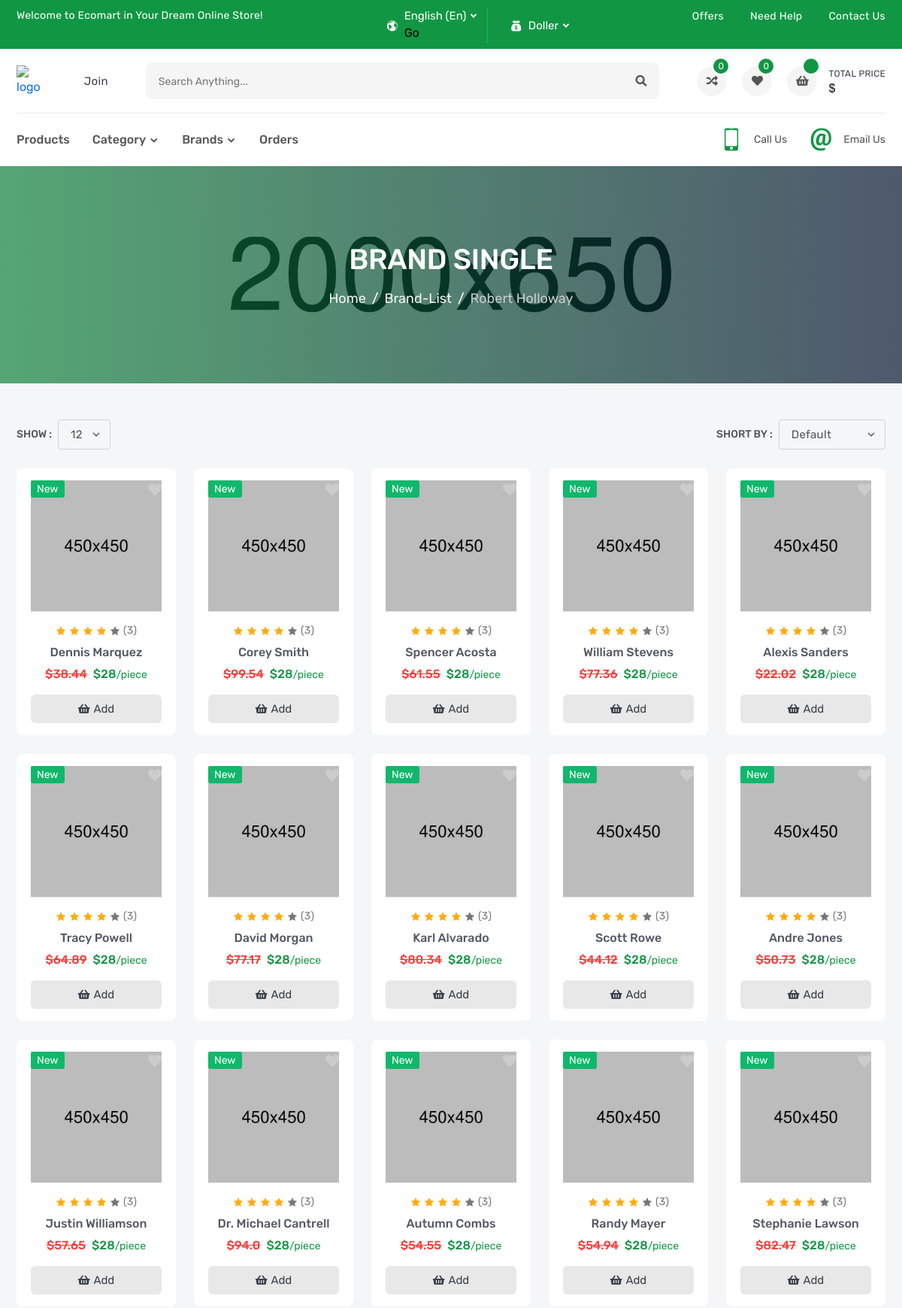
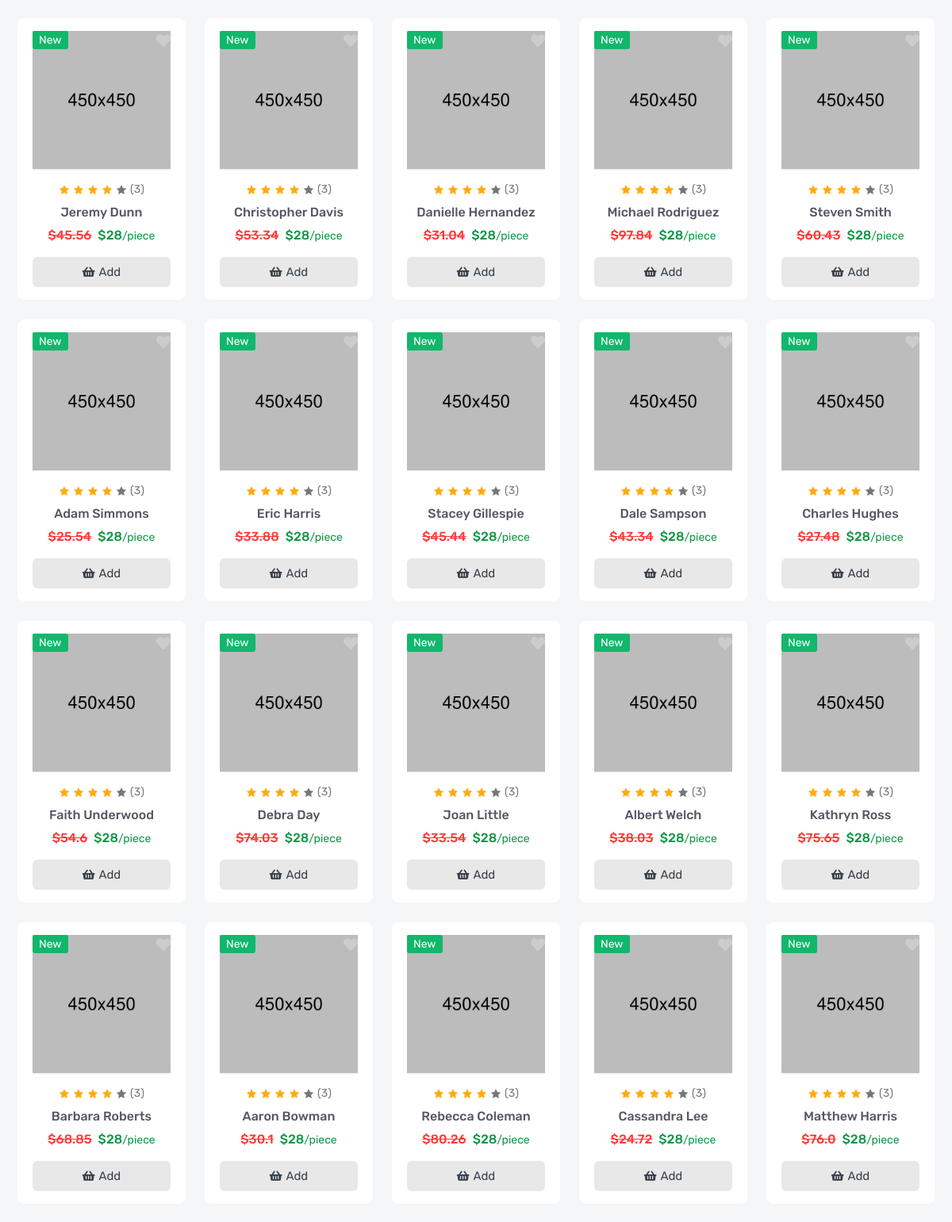
The app's page /products/brand/robert-holloway (upper part) with its own data (2 pictures, top to bottom).
### products/models.py (models this page shows, shortened)
class Brand(models.Model):
    name = models.CharField(_("Name"), max_length=50)
    image = models.ImageField(_("Image"), upload_to='brand/')
    slug = models.SlugField(_("Slug"), null=True, blank= True)
    def __str__(self):
        return self.name

class Product(models.Model):
    name = models.CharField(_("Name"), max_length=100)
    sku = models.IntegerField(_("SKU"))
    brand = models.ForeignKey('Brand', related_name='product_brand', verbose_name=_("Brand"), on_delete=models.SET_NULL, null=True, blank= True)
    price = models.FloatField(_("Price"))
    desc = models.TextField(_("Desc"), max_length=10000)
    tags = TaggableManager(_("Tags"),blank=True)
    flag = models.CharField(_("Flag"), max_length=10, choices=FLAG_TYPE)
    category = models.ForeignKey('Category', related_name='product_category', verbose_name=_("Category"), on_delete=models.SET_NULL, null=True, blank= True)
    slug = models.SlugField(_("Slug"), null=True, blank= True)
    image = models.ImageField(_("Image"), upload_to='Product/')
    quantity = models.IntegerField(_("Quantity"), default=0)
    video_url = models.URLField(_("Video Url"), null=True, blank= True)
    objects = ProductManager()

### products/views.py (the view)
# urls.py: path('brand/<slug:slug>',BrandDetail.as_view(),name='brand_detail'),
class BrandDetail(DetailView):
    model = Brand
    def get_context_data(self, **kwargs):
        context = super().get_context_data(**kwargs)
        brand = self.get_object()
        context["brand_products"] = Product.objects.filter(brand = brand)
        return context

### products/models.py (called while the page is built)
    def get_queryset(self):
        return ProductQueryset(self.model, using=self._db)

### products/templates/products/brand_detail.html (shortened to what this page needs)
{% extends 'base.html' %}
{% block body %}
        <section class="single-banner" style="background: url(images/single-banner.jpg) no-repeat center;">
            <div class="container">
                <h2>Brand Single</h2>
                <ol class="breadcrumb">
                    <li class="breadcrumb-item"><a href="index.html">Home</a></li>
                    <li class="breadcrumb-item"><a href="brand-list.html">brand-list</a></li>
                    <li class="breadcrumb-item active" aria-current="page">{{brand}}</li>
                </ol>
            </div>
        </section>
        <section class="inner-section shop-part mt-5">
            <div class="container">
                <div class="row">
                    <div class="col-lg-12">
                        <div class="top-filter">
                            <div class="filter-show">
                                <label class="filter-label">Show :</label>
                                <select class="form-select filter-select">
                                    <option value="1">12</option>
                                </select>
                            </div>
                            <div class="filter-short">
                                <label class="filter-label">Short by :</label>
                                <select class="form-select filter-select">
                                    <option selected>default</option>
                                </select>
                            </div>
                        </div>
                    </div>
                </div>
                <div class="row row-cols-2 row-cols-md-3 row-cols-lg-3 row-cols-xl-5">
                    {% for product in brand_products %}
                    <div class="col">
                        <div class="product-card">
                            <div class="product-media">
                                <div class="product-label">
                                    <label class="label-text new">new</label>
                                </div>
                                <button class="product-wish wish">
                                    <i class="fas fa-heart"></i>
                                </button>
                                <a class="product-image" href="product-video.html">
                                    <img src="images/product/01.jpg" alt="product">
                                </a>
                            </div>
                            <div class="product-content">
                                <div class="product-rating">
                                    <i class="active icofont-star"></i>
                                    <i class="active icofont-star"></i>
                                    <i class="active icofont-star"></i>
                                    <i class="active icofont-star"></i>
                                    <i class="icofont-star"></i>
                                    <a href="product-video.html">(3)</a>
                                </div>
                                <h6 class="product-name">
                                    <a href="product-video.html">{{product.name}}</a>
                                </h6>
                                <h6 class="product-price">
                                    <del>${{product.price}}</del>
                                    <span>$28<small>/piece</small></span>
                                </h6>
                                <button class="product-add" title="Add to Cart">
                                    <i class="fas fa-shopping-basket"></i>
                                    <span>add</span>
                                </button>
                            </div>
                        </div>
                    </div>
                    {% endfor %}
                </div>
            </div>
        </section>
{% endblock body %}

### records on screen
Brand: name "Robert Holloway"
Product: name "Dennis Marquez", price "38.44"
Product: name "Corey Smith", price "99.54"
Product: name "Spencer Acosta", price "61.55"
Product: name "William Stevens", price "77.36"
Product: name "Alexis Sanders", price "22.02"
Product: name "Tracy Powell", price "64.89"
Product: name "David Morgan", price "77.17"
Product: name "Karl Alvarado", price "80.34"
Product: name "Scott Rowe", price "44.12"
Product: name "Andre Jones", price "50.73"
Product: name "Justin Williamson", price "57.65"
Product: name "Dr. Michael Cantrell", price "94.0"
Product: name "Autumn Combs", price "54.55"
Product: name "Randy Mayer", price "54.94"
Product: name "Stephanie Lawson", price "82.47"
Product: name "Jeremy Dunn", price "45.56"
Product: name "Christopher Davis", price "53.34"
Product: name "Danielle Hernandez", price "31.04"
Product: name "Michael Rodriguez", price "97.84"
Product: name "Steven Smith", price "60.43"
Product: name "Adam Simmons", price "25.54"
Product: name "Eric Harris", price "33.88"
Product: name "Stacey Gillespie", price "45.44"
Product: name "Dale Sampson", price "43.34"
Product: name "Charles Hughes", price "27.48"
Product: name "Faith Underwood", price "54.6"
Product: name "Debra Day", price "74.03"
Product: name "Joan Little", price "33.54"
Product: name "Albert Welch", price "38.03"
Product: name "Kathryn Ross", price "75.65"
Product: name "Barbara Roberts", price "68.85"
Product: name "Aaron Bowman", price "30.1"
Product: name "Rebecca Coleman", price "80.26"
Product: name "Cassandra Lee", price "24.72"
Product: name "Matthew Harris", price "76.0"
